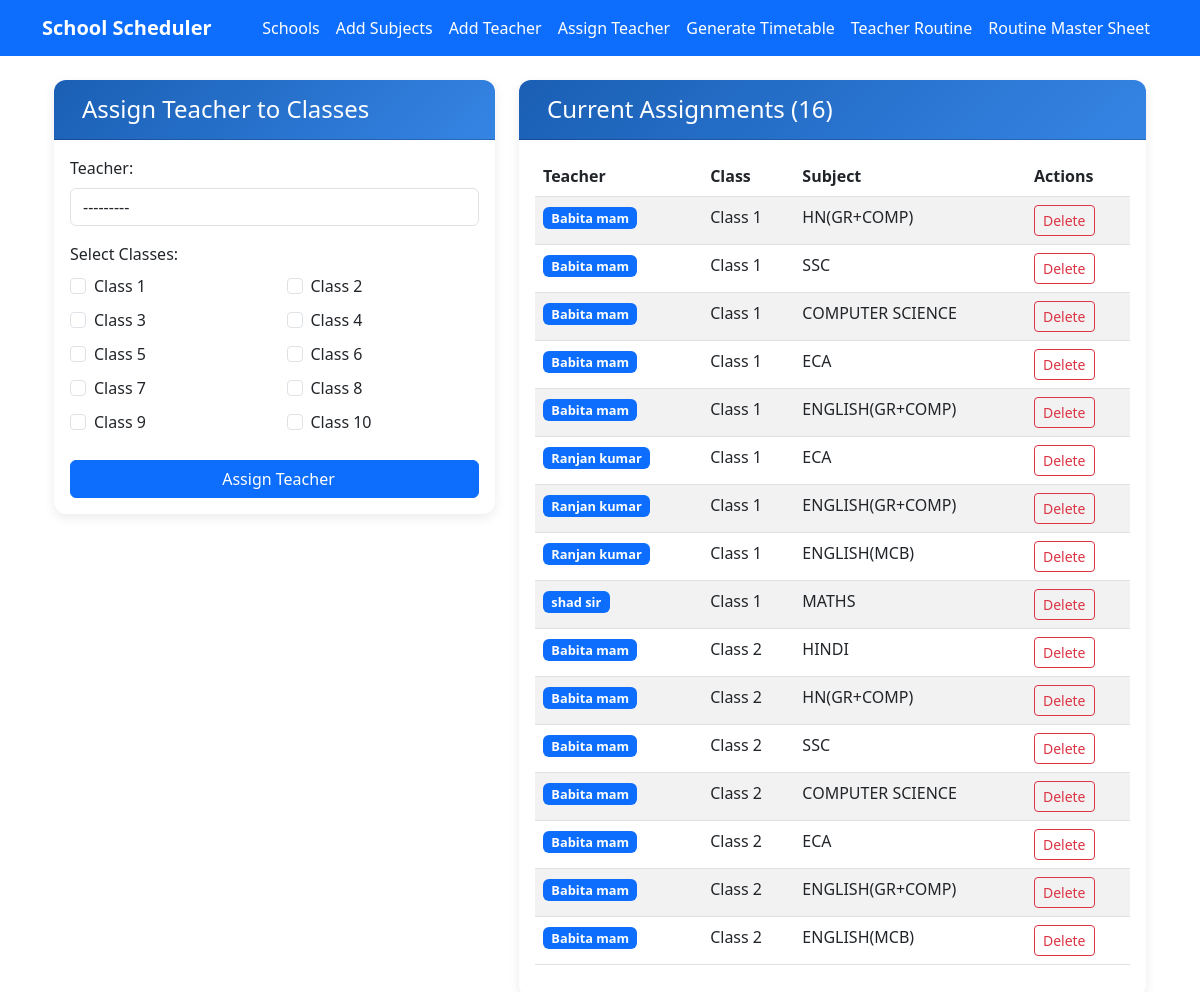
The page /assign_teacher/ on the database its author committed.
### scheduler/models.py (models this page shows, shortened)
class TeacherClassSubject(models.Model):
    teacher = models.ForeignKey(TeacherMaster, on_delete=models.CASCADE)
    class_id = models.IntegerField(choices=SubjectMaster.CLASS_CHOICES)
    subject = models.ForeignKey(SubjectMaster, on_delete=models.CASCADE)
    class Meta:
        unique_together = ('teacher', 'class_id', 'subject')

class TeacherMaster(models.Model):
    SHIFT_CHOICES = [
        (1, "1st Shift (Classes 1-3)"),
        (2, "2nd Shift (Classes 4-6)"),
        (3, "All Shifts"),
    ]
    name = models.CharField(max_length=100)
    shift = models.IntegerField(choices=SHIFT_CHOICES)
    no_of_classes = models.IntegerField(default=0)
    def __str__(self):
        return f"{self.name} (Shift {self.get_shift_display()})"

class SubjectMaster(models.Model):
    CLASS_CHOICES = [(i, f"Class {i}") for i in range(1, 11)]
    class_id = models.IntegerField(choices=CLASS_CHOICES)
    subject_name = models.CharField(max_length=100)
    class Meta:
        unique_together = ('class_id', 'subject_name')

### scheduler/views.py (the view)
# urls.py: path('assign_teacher/', views.assign_teacher, name='assign_teacher'),
def assign_teacher(request):
    if request.method == 'POST':
        form = TeacherAssignmentForm(request.POST)
        if form.is_valid():
            teacher = form.cleaned_data['teacher']
            classes = form.cleaned_data['classes']
            assignments_created = 0
            invalid_assignments = 0
            for class_id in classes:
                subjects_key = f'subjects_class_{class_id}'
                if subjects_key in request.POST:
                    subject_ids = request.POST.getlist(subjects_key)
                    for subject_id in subject_ids:
                        try:
                            subject = SubjectMaster.objects.get(id=subject_id, class_id=class_id)
                            existing_assignment = TeacherClassSubject.objects.filter(
                                teacher=teacher,
                                class_id=class_id
                            ).exclude(subject=subject).first()
                            if existing_assignment:
                                messages.warning(request,
                                    f"Teacher {teacher.name} is already assigned to {existing_assignment.subject.subject_name} in Class {class_id}. "
                                    f"Cannot assign to {subject.subject_name} in the same class."
                                )
                                invalid_assignments += 1
                                continue
                            obj, created = TeacherClassSubject.objects.get_or_create(
                                teacher=teacher,
                                class_id=class_id,
                                subject=subject
                            )
                            if created:
                                assignments_created += 1
                        except SubjectMaster.DoesNotExist:
                            invalid_assignments += 1
            if assignments_created > 0:
                messages.success(request, f"Successfully created {assignments_created} assignments!")
            if invalid_assignments > 0:
                messages.warning(request, f"{invalid_assignments} assignments could not be created due to conflicts.")
            return redirect('assign_teacher')
    else:
        form = TeacherAssignmentForm()
    class_subjects = []
    for class_id in range(1, 11):
        subjects = SubjectMaster.objects.filter(class_id=class_id)
        class_subjects.append((class_id, subjects))
    existing_assignments = TeacherClassSubject.objects.all().select_related('teacher', 'subject').order_by('class_id', 'teacher__name')
    return render(request, 'scheduler/assign_teacher.html', {
        'form': form,
        'class_subjects': class_subjects,
        'existing_assignments': existing_assignments
    })

### scheduler/forms.py
class TeacherAssignmentForm(forms.Form):
    teacher = forms.ModelChoiceField(
        queryset=TeacherMaster.objects.all(),
        widget=forms.Select(attrs={
            'class': 'form-control',
            'placeholder': 'Select a teacher'
        }),
        label="Teacher"
    )
    classes = forms.MultipleChoiceField(
        choices=SubjectMaster.CLASS_CHOICES,
        widget=forms.CheckboxSelectMultiple,
        label="Select Classes"
    )
    def __init__(self, *args, **kwargs):
        super().__init__(*args, **kwargs)
        self.fields['teacher'].queryset = TeacherMaster.objects.all().order_by('name')

### scheduler/templates/scheduler/assign_teacher.html (shortened to what this page needs)
{% extends 'scheduler/base.html' %}
{% block content %}
<div class="container mt-4">
    <div class="row">
        <div class="col-md-5">
            <div class="card">
                <div class="card-header">
                    <h4 class="mb-0">Assign Teacher to Classes</h4>
                </div>
                <div class="card-body">
                    <form method="post">
                        <div class="mb-3">
                            <label for="{{ form.teacher.id_for_label }}" class="form-label">Teacher:</label>
                            {{ form.teacher }}
                        </div>
                        <div class="mb-3">
                            <label class="form-label">Select Classes:</label>
                            <div class="row">
                                {% for value, label in form.classes.field.choices %}
                                <div class="col-md-6 mb-2">
                                    <div class="form-check">
                                        <input class="form-check-input class-checkbox" type="checkbox" name="classes"
                                               value="{{ value }}" id="class_{{ value }}" data-class="{{ value }}">
                                        <label class="form-check-label" for="class_{{ value }}">{{ label }}</label>
                                    </div>
                                </div>
                                {% endfor %}
                            </div>
                        </div>
                        <button type="submit" class="btn btn-primary w-100">
                            Assign Teacher
                        </button>
                    </form>
                </div>
            </div>
        </div>
        <div class="col-md-7">
            <div class="card">
                <div class="card-header">
                    <h4 class="mb-0">
                        Current Assignments ({{ existing_assignments|length }})
                    </h4>
                </div>
                <div class="card-body">
                    {% if existing_assignments %}
                    <div class="table-responsive">
                        <table class="table table-striped">
                            <thead>
                                <tr>
                                    <th>Teacher</th>
                                    <th>Class</th>
                                    <th>Subject</th>
                                    <th>Actions</th>
                                </tr>
                            </thead>
                            <tbody>
                                {% for assignment in existing_assignments %}
                                <tr>
                                    <td>
                                        <span class="badge bg-primary">{{ assignment.teacher.name }}</span>
                                    </td>
                                    <td>Class {{ assignment.class_id }}</td>
                                    <td>{{ assignment.subject.subject_name }}</td>
                                    <td>
                                        <button type="button" class="btn btn-sm btn-outline-danger"
                                                data-bs-toggle="modal" data-bs-target="#deleteModal{{ assignment.id }}">
                                          Delete
                                        </button>
                                    </td>
                                </tr>
                                {% endfor %}
                            </tbody>
                        </table>
                    </div>
                    {% else %}
                    <div class="text-center text-muted py-4">
                        <i class="fas fa-link fa-3x mb-3"></i>
                        <p>No teacher assignments yet.</p>
                    </div>
                    {% endif %}
                </div>
            </div>
        </div>
    </div>
</div>
{% endblock %}

### scheduler/templates/scheduler/assign_teacher.html (style rules this page uses)
.card { border: none; border-radius: 12px; box-shadow: 0 4px 12px rgba(0, 0, 0, 0.08); }
.card-header { background: linear-gradient(135deg, #1a5fb4 0%, #3584e4 100%); color: white; border-radius: 12px 12px 0 0 !important; padding: 15px 20px; font-weight: 600; }
.badge { font-size: 0.8em; }
.btn-sm { padding: 0.25rem 0.5rem; font-size: 0.875rem; }

### rows shown on the page
TeacherClassSubject: teacher.name "Babita mam", class_id "1", subject.subject_name "HN(GR+COMP)"
TeacherClassSubject: teacher.name "Babita mam", class_id "1", subject.subject_name "SSC"
TeacherClassSubject: teacher.name "Babita mam", class_id "1", subject.subject_name "COMPUTER SCIENCE"
TeacherClassSubject: teacher.name "Babita mam", class_id "1", subject.subject_name "ECA"
TeacherClassSubject: teacher.name "Babita mam", class_id "1", subject.subject_name "ENGLISH(GR+COMP)"
TeacherClassSubject: teacher.name "Ranjan kumar", class_id "1", subject.subject_name "ECA"
TeacherClassSubject: teacher.name "Ranjan kumar", class_id "1", subject.subject_name "ENGLISH(GR+COMP)"
TeacherClassSubject: teacher.name "Ranjan kumar", class_id "1", subject.subject_name "ENGLISH(MCB)"
TeacherClassSubject: teacher.name "shad sir", class_id "1", subject.subject_name "MATHS"
TeacherClassSubject: teacher.name "Babita mam", class_id "2", subject.subject_name "HINDI"
TeacherClassSubject: teacher.name "Babita mam", class_id "2", subject.subject_name "HN(GR+COMP)"
TeacherClassSubject: teacher.name "Babita mam", class_id "2", subject.subject_name "SSC"
TeacherClassSubject: teacher.name "Babita mam", class_id "2", subject.subject_name "COMPUTER SCIENCE"
TeacherClassSubject: teacher.name "Babita mam", class_id "2", subject.subject_name "ECA"
TeacherClassSubject: teacher.name "Babita mam", class_id "2", subject.subject_name "ENGLISH(GR+COMP)"
TeacherClassSubject: teacher.name "Babita mam", class_id "2", subject.subject_name "ENGLISH(MCB)"

### other values the page prints
{{ label }} "Class 1" "Class 2" "Class 3" "Class 4" "Class 5" "Class 6" "Class 7" "Class 8" "Class 9" "Class 10"
{{ existing_assignments|length }} "16"
